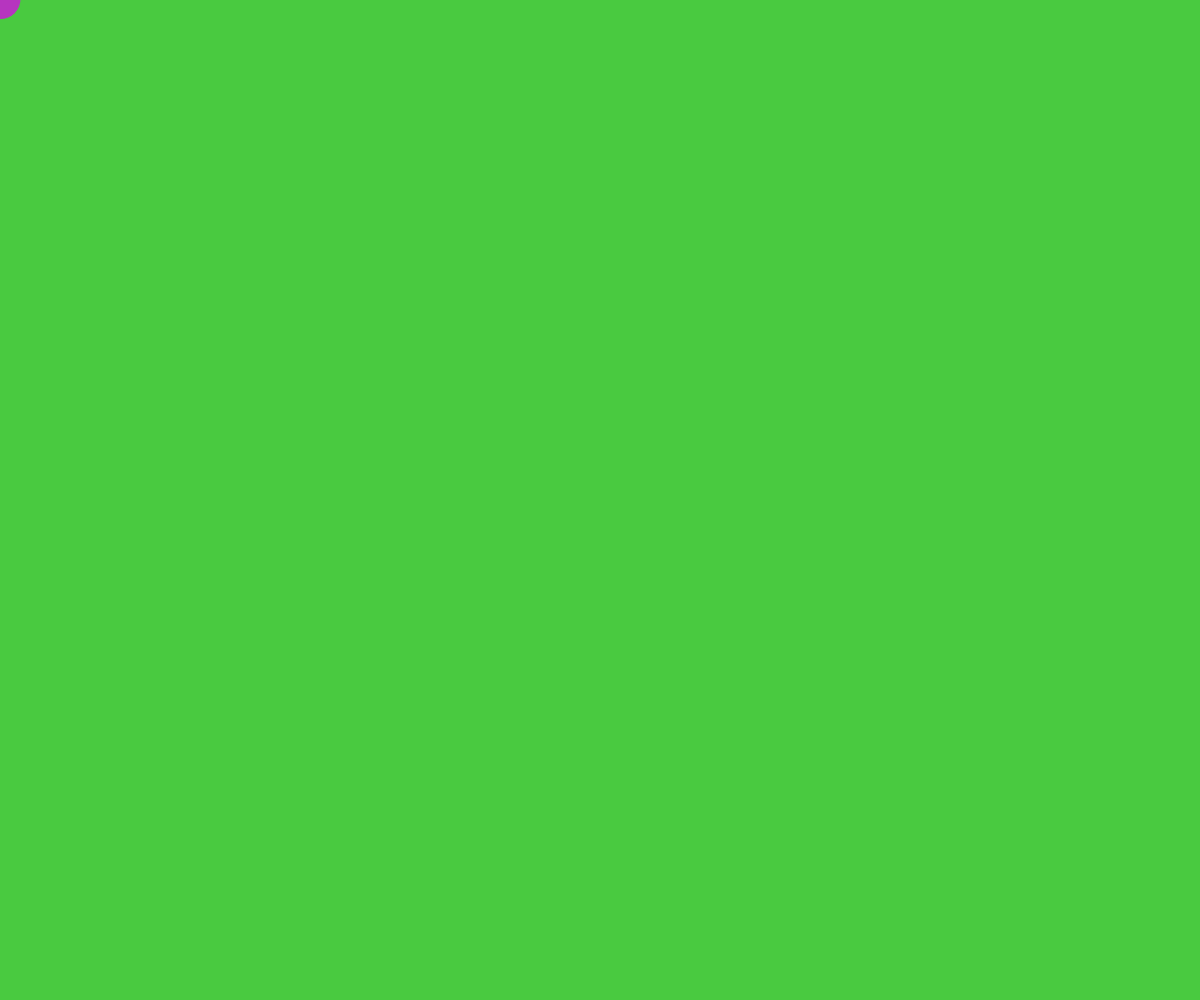
Frame 1 (no input)
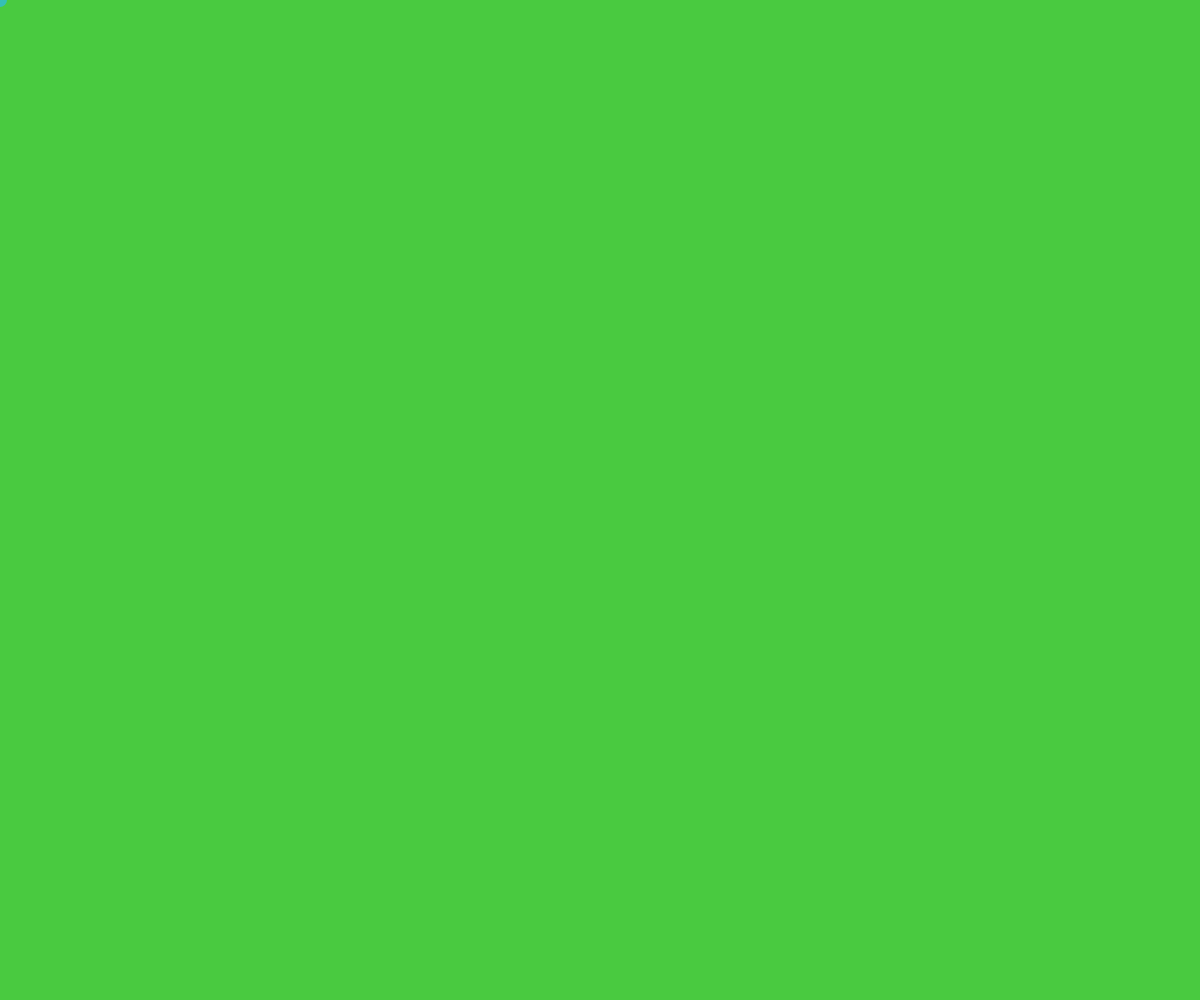
Frame 60 (no input)
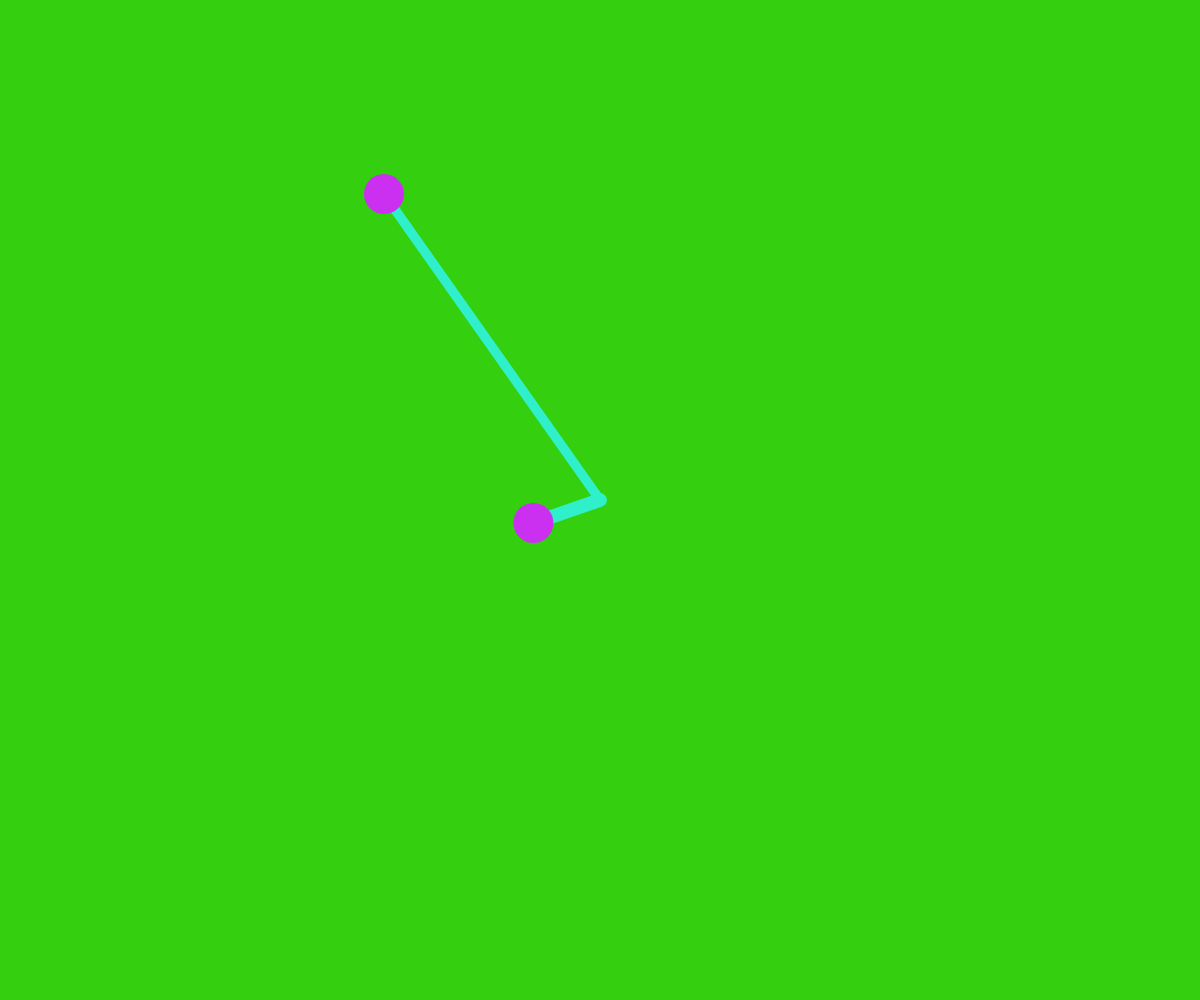
Frame 120 (the mouse pressed at the canvas centre since frame 60)

The p5.js sketch that drew these frames (run headless with seeded random() and noise() and a simulated clock; from frame 60 on, the mouse is pressed at the canvas centre):

// p5.js sketch
// ── sketch.js
let r;
let g;
let b;
let movers = [];
let back;


function setup() {
  frameRate(60);
  createCanvas(windowWidth, windowHeight);
  back = color(50,50,50);
  
  acc_s = createSlider(1, 5,1);
  limit = createSlider(1/10, 20,10);
  div_s = createSlider(0,200,2);
  
  mousePressed();
}

function draw() {
  
  background(back);
  for(let i= 0;i < movers.length; i++){
    div = div_s.value();
    
    let mouse = createVector(mouseX-random(-div, div), mouseY-random(-div, div));
    let pos = movers[i].getpos();
    let force = p5.Vector.sub(mouse, pos);
    let force_mag = force.mag()
;    force.normalize();
    force.mult(acc_s.value());

    movers[i].applyForce(force);
    movers[i].update(limit.value());
    
    //print("force: " + force_mag);
    
    drawArrow(createVector(mouseX, mouseY), pos, color(g,b,r), map(force_mag, 1, 1000, 15, 1));
    
    movers[i].show(r, g, b);
  }
}

function mousePressed(){
  if(mouseY<height-10){
    r = random(0,255);
    g = random(0,255);
    b = random(0,255);
    back = color(255 - r, 255 - g, 255 - b);

    mover = new Mover(mouseX, mouseY);
    movers.push(mover);
    
    if(movers.length > 20){
      for(let i = 0; i < 20;i++){
        movers.shift();
        print("movers: " + movers.length);
      }
    }
    
  }  
}
// ── Mover.js
class Mover{
  constructor(x,y){
    this.pos = createVector(x,y);
    this.vel = createVector(0,0);
    this.acc = createVector(0,0);
  }
  
  getpos(){
    return this.pos;
  }
  
  applyForce(force){
    //print("acc before: " + this.acc.mag());
    this.acc.add(force);
    //print("acc after: " + this.acc.mag());
  }
  
  update(lim){
    this.acc.limit(lim);
    this.vel.add(this.acc);
    this.vel.limit(lim);
    
    //print("lim :" + lim);
    //print("vel :" + this.vel.mag());
    
    this.pos.add(this.vel);
  }
  
  show(r, g, b){
    noStroke();
    fill(r,g,b);
    ellipse(this.pos.x, this.pos.y, 40);
  }
  
  showimpulse(){
    let s = color(g, b, r);
    drawArrow(this.pos, this.vel, s, 10)
  }
}
// ── shapes.js
function drawArrow(base, vec, col, weight){
  strokeWeight(weight);
  stroke(col);
  //vec2 = p5.Vector.sub(base, vec);
  //vec2.mult(0.03);
  //vec.sub(vec2);
  line(base.x, base.y, vec.x, vec.y);
}
